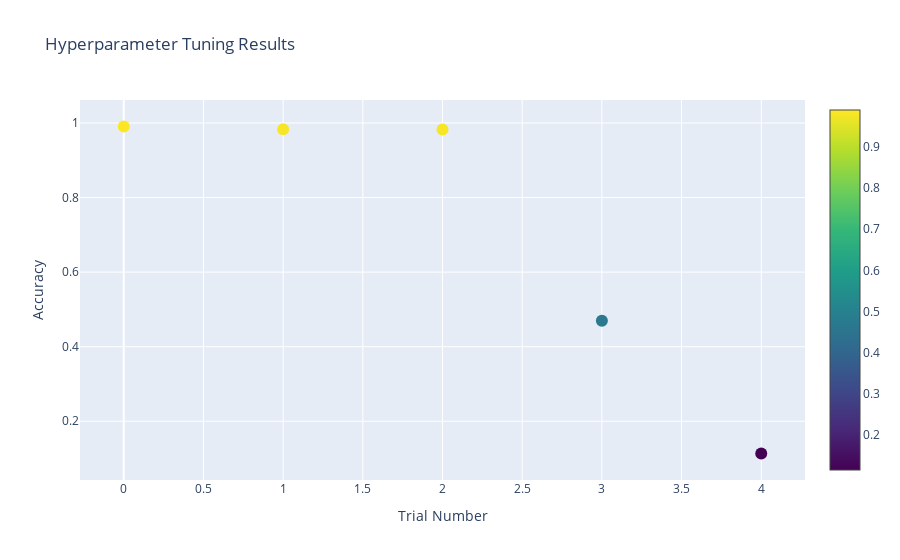

Write notebook code for a chart like this one.
### Markdown cell above
## Visualization on Hyper Parameter Tuning

### Code cell
import plotly.graph_objects as go

# Extract the tuning results
trials = tuner.oracle.get_best_trials(num_trials=len(tuner.oracle.trials))
hyperparams = [trial.hyperparameters.values for trial in trials]
accuracies = [trial.score for trial in trials]

# Create a scatter plot to visualize hyperparameter tuning
fig = go.Figure()
fig.add_trace(go.Scatter(x=[i for i in range(len(trials))], y=accuracies, mode='markers',
                         marker=dict(size=12, color=accuracies, colorscale='Viridis', showscale=True),
                         text=[f"Trial {i}<br>Accuracy: {acc:.4f}<br>Hyperparameters: {params}" 
                               for i, acc, params in zip(range(len(trials)), accuracies, hyperparams)],
                         hoverinfo='text'))
fig.update_layout(title="Hyperparameter Tuning Results",
                  xaxis_title="Trial Number",
                  yaxis_title="Accuracy",
                  coloraxis=dict(colorscale='Viridis', cmin=min(accuracies), cmax=max(accuracies),
                                 colorbar=dict(title="Accuracy")))
fig.show()

### Figure 1 — Plotly figure (JSON) as saved in the notebook; plotly's stock layout.template omitted (floating-point values rounded to 4 significant figures)
{"data": [{"hoverinfo": "text", "marker": {"color": [0.9906, 0.9832, 0.9826, 0.4693, 0.1135], "colorscale": [[0, "#440154"], [0.1111, "#482878"], [0.2222, "#3e4989"], [0.3333, "#31688e"], [0.4444, "#26828e"], [0.5556, "#1f9e89"], [0.6667, "#35b779"], [0.7778, "#6ece58"], [0.8889, "#b5de2b"], [1, "#fde725"]], "showscale": true, "size": 12}, "mode": "markers", "text": ["Trial 0<br>Accuracy: 0.9906<br>Hyperparameters: {'conv1_filters': 64, 'conv1_kernel': 3, 'conv2_filters': 48, 'conv2_kernel': 3, 'learning_rate': 0.001}", "Trial 1<br>Accuracy: 0.9832<br>Hyperparameters: {'conv1_filters': 64, 'conv1_kernel': 5, 'conv2_filters': 32, 'conv2_kernel': 3, 'learning_rate': 0.01}", "Trial 2<br>Accuracy: 0.9826<br>Hyperparameters: {'conv1_filters': 112, 'conv1_kernel': 5, 'conv2_filters': 32, 'conv2_kernel': 3, 'learning_rate': 0.01}", "Trial 3<br>Accuracy: 0.4693<br>Hyperparameters: {'conv1_filters': 112, 'conv1_kernel': 3, 'conv2_filters': 32, 'conv2_kernel': 3, 'learning_rate': 0.1}", "Trial 4<br>Accuracy: 0.1135<br>Hyperparameters: {'conv1_filters': 48, 'conv1_kernel': 5, 'conv2_filters': 64, 'conv2_kernel': 5, 'learning_rate': 0.1}"], "type": "scatter", "x": [0, 1, 2, 3, 4], "y": [0.9906, 0.9832, 0.9826, 0.4693, 0.1135]}], "layout": {"coloraxis": {"cmax": 0.9906, "cmin": 0.1135, "colorbar": {"title": {"text": "Accuracy"}}, "colorscale": [[0, "#440154"], [0.1111, "#482878"], [0.2222, "#3e4989"], [0.3333, "#31688e"], [0.4444, "#26828e"], [0.5556, "#1f9e89"], [0.6667, "#35b779"], [0.7778, "#6ece58"], [0.8889, "#b5de2b"], [1, "#fde725"]]}, "title": {"text": "Hyperparameter Tuning Results"}, "xaxis": {"title": {"text": "Trial Number"}}, "yaxis": {"title": {"text": "Accuracy"}}}}
